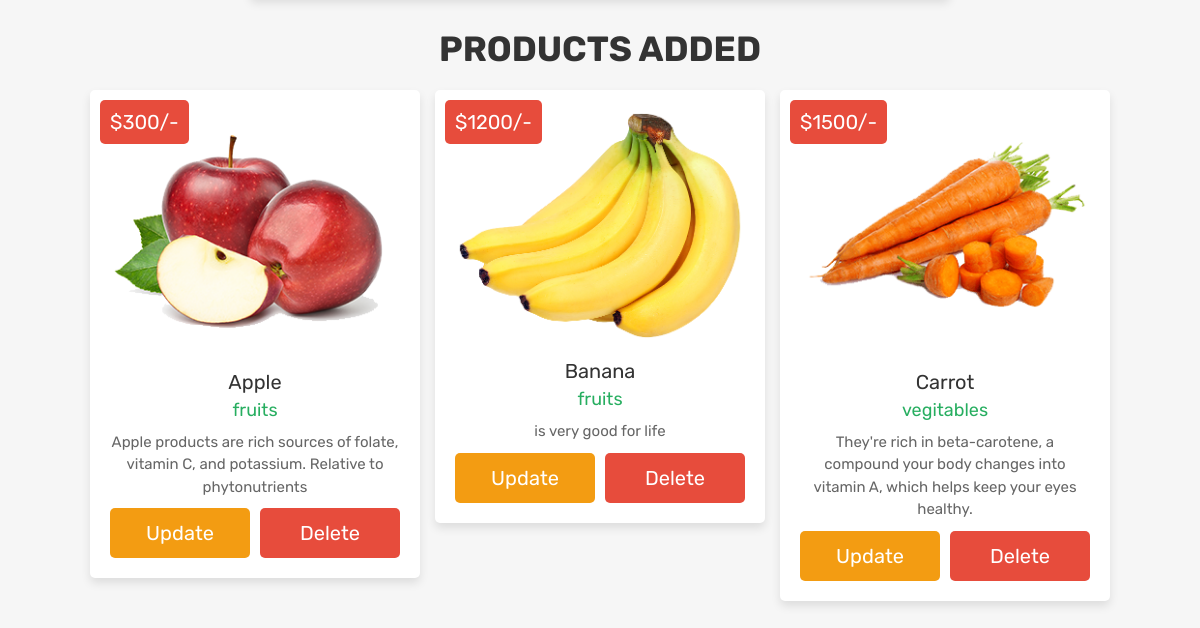
The app's page /admin_products.php (signed in, lower part), older data.
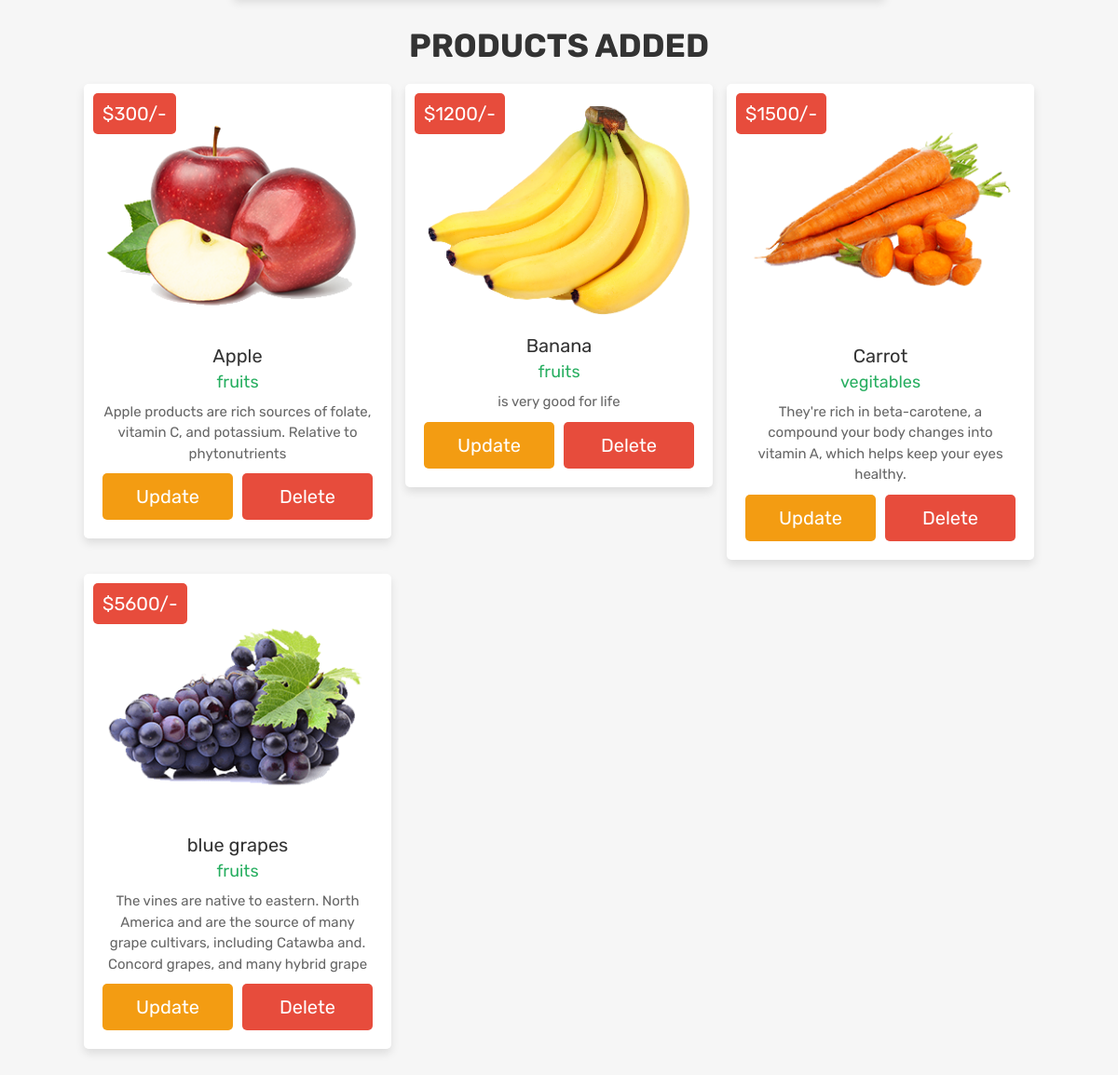
The same page, newer data.
### tables this page shows
CREATE TABLE `products` (
  `id` int(100) NOT NULL,
  `name` varchar(100) NOT NULL,
  `category` varchar(20) NOT NULL,
  `details` varchar(500) NOT NULL,
  `price` int(100) NOT NULL,
  `image` varchar(100) NOT NULL
);

### admin_products.php (the view, shortened to what this page needs)
<?php
@include 'config.php';
?>
<!DOCTYPE html>
<html lang="en">
<head>
   <link rel="stylesheet" href="https://cdnjs.cloudflare.com/ajax/libs/font-awesome/6.1.1/css/all.min.css">
   <link rel="stylesheet" href="css/admin_style.css">
</head>
<body>
<section class="add-products">
</section>
<section class="show-products">
   <h1 class="title">products added</h1>
   <div class="box-container">
   <?php
      $show_products = $conn->prepare("SELECT * FROM `products`");
      $show_products->execute();
      if($show_products->rowCount() > 0){
         while($fetch_products = $show_products->fetch(PDO::FETCH_ASSOC)){
   ?>
   <div class="box">
      <div class="price">$<?= $fetch_products['price']; ?>/-</div>
      <img src="uploaded_img/<?= $fetch_products['image']; ?>" alt="">
      <div class="name"><?= $fetch_products['name']; ?></div>
      <div class="cat"><?= $fetch_products['category']; ?></div>
      <div class="details"><?= $fetch_products['details']; ?></div>
      <div class="flex-btn">
         <a href="admin_update_product.php?update=<?= $fetch_products['id']; ?>" class="option-btn">update</a>
         <a href="admin_products.php?delete=<?= $fetch_products['id']; ?>" class="delete-btn" onclick="return confirm('delete this product?');">delete</a>
      </div>
   </div>
   <?php
      }
   }else{
      echo '<p class="empty">now products added yet!</p>';
   }
   ?>
   </div>
</section>
</body>
</html>

Row changes from the older to the newer data that the page shows:
added products: price "5600", image (picture), name "blue grapes", category "fruits", details "The vines are native to eastern. North America and are the source of many grape cultivars, including Catawba and. Concord grapes, and many hybrid grape"
